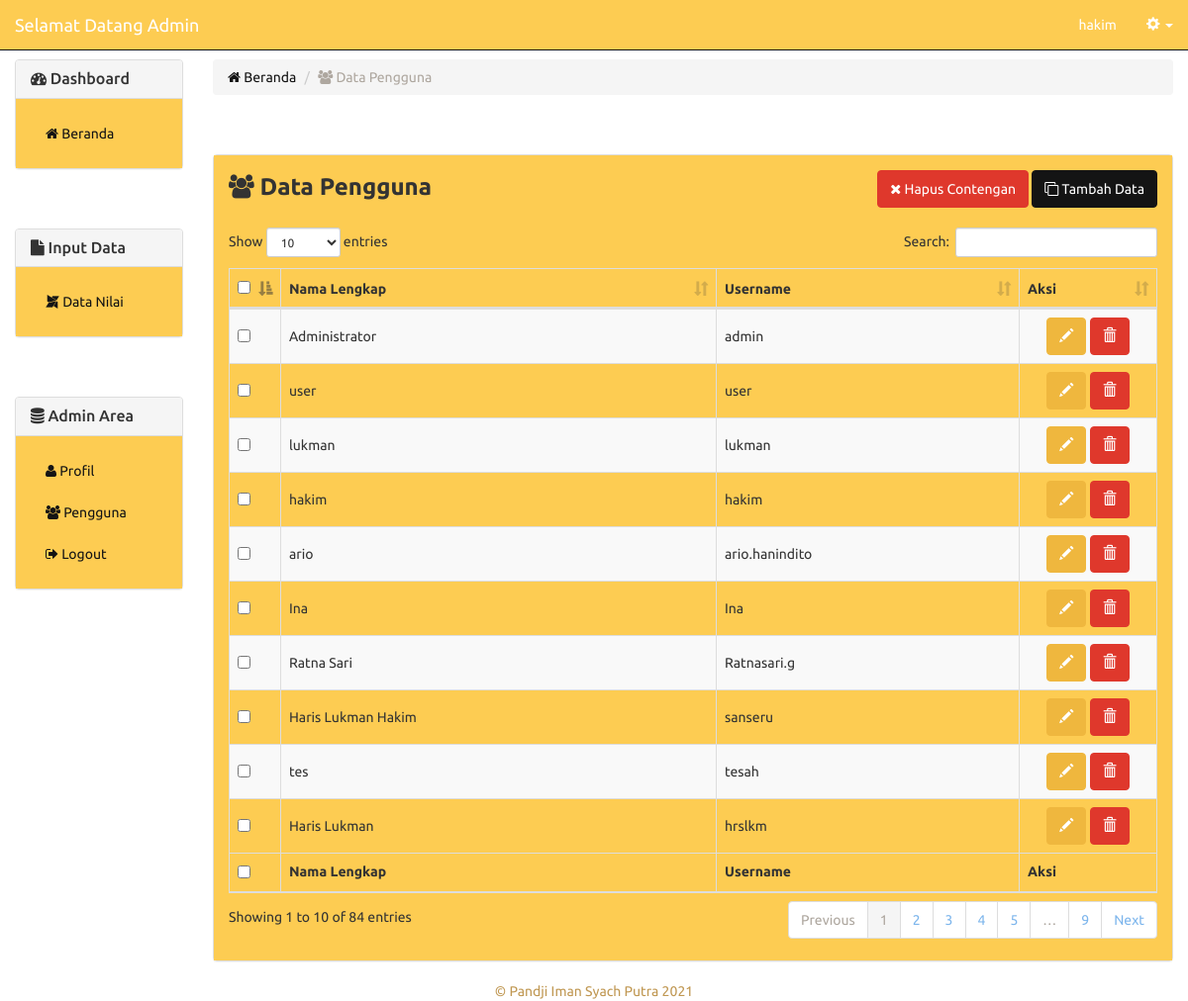
Screenshot of /user.php (signed in) with the database file from the repository.
### tables this page shows
CREATE TABLE `ahp_pengguna` (
  `id_pengguna` int(11) NOT NULL,
  `nama_lengkap` varchar(25) NOT NULL,
  `username` varchar(15) NOT NULL,
  `password` varchar(100) NOT NULL
);

### includes/user.inc.php (called while the page is built, shortened)
<?php
class User{
	private $conn;
	private $table_name = "ahp_pengguna";
	public function __construct($db){
		$this->conn = $db;
	}
	function readAll(){
		$query = "SELECT * FROM ".$this->table_name." ORDER BY id_pengguna ASC";
		$stmt = $this->conn->prepare( $query );
		$stmt->execute();
		return $stmt;
	}
	function countAll(){
		$query = "SELECT * FROM ".$this->table_name." ORDER BY id_pengguna ASC";
		$stmt = $this->conn->prepare( $query );
		$stmt->execute();
		return $stmt->rowCount();
	}
}
?>

### user.php (the view, shortened to what this page needs)
<?php
include "header_admin.php";
include_once 'includes/user.inc.php';
$pro = new User($db);
$stmt = $pro->readAll();
            ?>
<div class="row">
<<div class="col-xs-12 col-sm-12 col-md-2">
		  	<?php
			include_once 'sidebar_admin.php';
			?>
	</div>
	<div class="col-xs-12 col-sm-12 col-md-10">
    <br/>
    <br>
	<ol class="breadcrumb">
	  <li><a href="index.php"><span class="fa fa-home"></span> Beranda</a></li>
	  <li class="active"><span class="fa fa-users"></span> Data Pengguna</li>
	</ol>
    <div class="panel panel-default">
    <div class="panel-body">
<form method="post">
    <div class="row">
        <div class="col-md-6 text-left">
            <strong style="font-size:18pt;"><span class="fa fa-users"></span> Data Pengguna</strong>
        </div>
        <div class="col-md-6 text-right">
            <button type="submit" name="hapus-contengan" class="btn btn-danger"><span class="fa fa-close"></span> Hapus Contengan</button>
            <button type="button" onclick="location.href='user-baru.php'" class="btn btn-primary"><span class="fa fa-clone"></span> Tambah Data</button>
        </div>
    </div>
    <br/>
    <table width="100%" class="table table-striped table-bordered" id="tabeldata">
        <thead>
            <tr>
                <th width="10px"><input type="checkbox" name="select-all" id="select-all" /></th>
                <th>Nama Lengkap</th>
                <th>Username</th>
                <th width="100px">Aksi</th>
            </tr>
        </thead>
        <tfoot>
            <tr>
                <th><input type="checkbox" name="select-all2" id="select-all2" /></th>
                <th>Nama Lengkap</th>
                <th>Username</th>
                <th>Aksi</th>
            </tr>
        </tfoot>
        <tbody>
    <?php
    while ($row = $stmt->fetch(PDO::FETCH_ASSOC)){
    ?>
            <tr>
                <td style="vertical-align:middle;"><input type="checkbox" value="<?php echo $row['id_pengguna'] ?>" name="checkbox[]" /></td>
    	    <td style="vertical-align:middle;"><?php echo $row['nama_lengkap'] ?></td>
    	    <td style="vertical-align:middle;"><?php echo $row['username'] ?></td>
            <td class="text-center" style="vertical-align:middle;">
    		  <a href="user-ubah.php?id=<?php echo $row['id_pengguna'] ?>" class="btn btn-warning"><span class="glyphicon glyphicon-pencil" aria-hidden="true"></span></a>
    		  <a href="user-hapus.php?id=<?php echo $row['id_pengguna'] ?>" onclick="return confirm('Yakin ingin menghapus data')" class="btn btn-danger"><span class="glyphicon glyphicon-trash" aria-hidden="true"></span></a>
    	    </td>
            </tr>
    <?php
    }
    ?>
        </tbody>
    </table>
    </form>
</div>
</div>
</div>
</div>
<?php include "footer.php"; ?>

### rows the page displays
ahp_pengguna: nama_lengkap "Administrator", username "admin"
ahp_pengguna: nama_lengkap "user", username "user"
ahp_pengguna: nama_lengkap "lukman", username "lukman"
ahp_pengguna: nama_lengkap "hakim", username "hakim"
ahp_pengguna: nama_lengkap "ario", username "ario.hanindito"
ahp_pengguna: nama_lengkap "Ina", username "Ina"
ahp_pengguna: nama_lengkap "Ratna Sari", username "Ratnasari.g"
ahp_pengguna: nama_lengkap "Haris Lukman Hakim", username "sanseru"
ahp_pengguna: nama_lengkap "tes", username "tesah"
ahp_pengguna: nama_lengkap "Haris Lukman", username "hrslkm"

### other values shown
$_SESSION['nama_lengkap'] "hakim"
